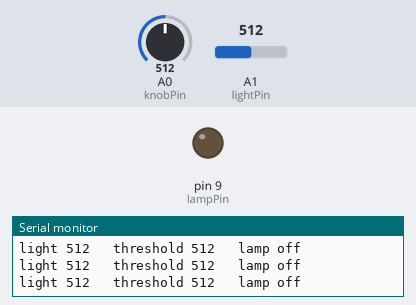
Recording of a sketch running on a simulated Arduino Uno, built with avr-gcc and run on an emulated ATmega328P. Parts: output pins drawn as LEDs (lit = HIGH), the last lines printed to the serial monitor. Inputs (shaded band) come from the test bench; at power-on: A0 (knobPin) = 512, A1 (lightPin) = 512.

Above: at 1.2 s.
1.3 s: A0 (knobPin) set to 520
At 2.5 s:
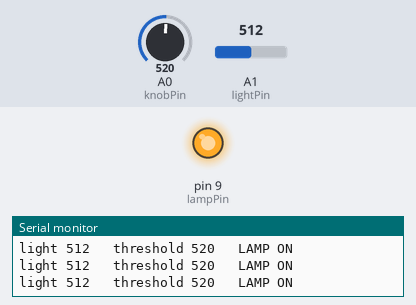
2.9 s: A0 (knobPin) set to 511
At 4.0 s:
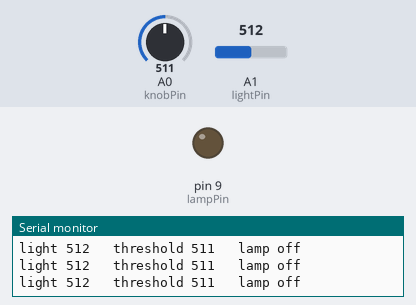
4.5 s: A0 (knobPin) set to 716
At 5.4 s:
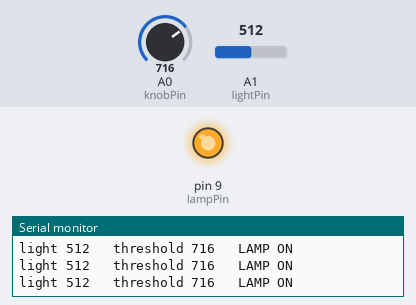
Timing chart, 0 to 7.5 s (numbered marks = the images above; inputs shaded):
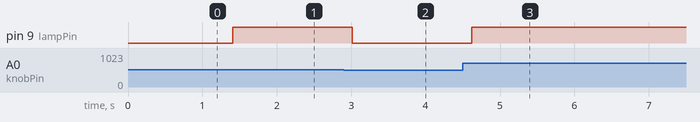

Measured:
- the behaviour switches between 512 and 513 on A0 (knobPin) (found by bisection; images 0 and 1)
- after the input at 1.3 s, pin 9 (lampPin): LOW → HIGH after 0.11 s
- after the input at 2.9 s, pin 9 (lampPin): HIGH → LOW after 0.11 s
- after the input at 4.5 s, pin 9 (lampPin): LOW → HIGH after 0.12 s

The sketch:

b4_05_night_guard_worked.ino
```cpp
// ==================================================================
//   BAND 4, PART 10  -  THE NIGHT GUARD
//
//   WHAT IT DOES
//     When the room gets darker than the level you set with the
//     knob, the lamp comes on. The serial monitor shows the light
//     reading, your chosen limit, and what the lamp is doing.
//
//     The knob is not controlling the light. It is setting the
//     number that counts as dark. The person using it decides,
//     in their room, at their time of day, without touching code.
//
//   WIRING
//     Knob, light sensor and LED all as in b4_01, b4_02 and b4_03,
//     all at once. The + and minus rails must reach 5V and GND.
//
//   FIND THE FLAW
//     Set the knob so the lamp is right on the edge of coming on,
//     then watch for thirty seconds. It will flicker.
//     Fixing that is the Gold task in Part 12.
// ==================================================================

int lightPin = A1;
int knobPin = A0;
int lampPin = 9;

void setup() {
  pinMode(lampPin, OUTPUT);
  Serial.begin(9600);
}

void loop() {
  int light = analogRead(lightPin);
  int threshold = analogRead(knobPin);

  if (light < threshold) {
    digitalWrite(lampPin, HIGH);
  } else {
    digitalWrite(lampPin, LOW);
  }

  Serial.print("light ");
  Serial.print(light);
  Serial.print("   threshold ");
  Serial.print(threshold);

  if (light < threshold) {
    Serial.println("   LAMP ON");
  } else {
    Serial.println("   lamp off");
  }

  delay(200);
}
```
